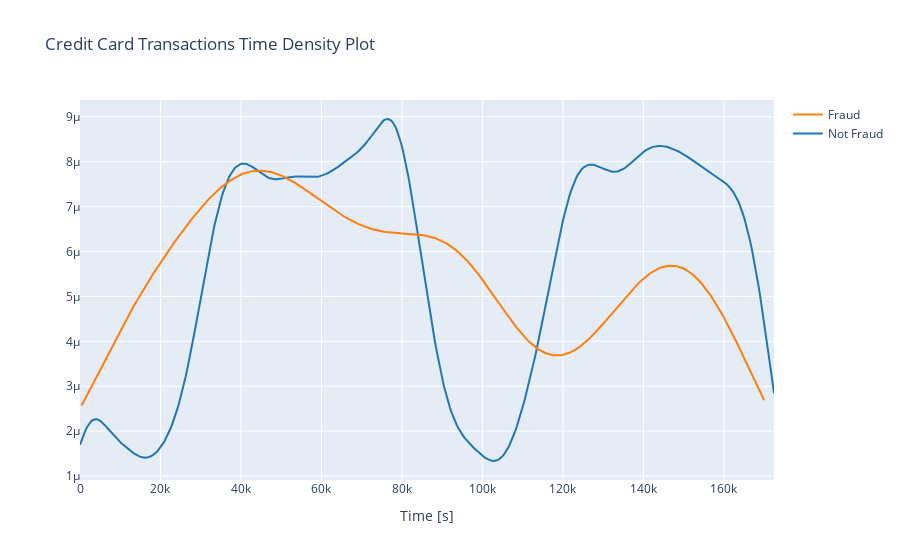

The notebook cell saved with this chart:
### Markdown cell above
### Explorations in Time : Fraud Vs Non Fraud

### Code cell
# Separate Time col for both the classes 
class_0 = data.loc[data['Class'] == 0]["Time"]
class_1 = data.loc[data['Class'] == 1]["Time"]

hist_data = [class_0, class_1]
group_labels = ['Not Fraud', 'Fraud']

fig = ff.create_distplot(hist_data, group_labels, show_hist=False, show_rug=False)
fig['layout'].update(title='Credit Card Transactions Time Density Plot', xaxis=dict(title='Time [s]'))
iplot(fig, filename='dist_only')#

### Figure 1 — Plotly figure (JSON) as saved in the notebook; plotly's stock layout.template omitted (floating-point values rounded to 4 significant figures; data arrays with more than 128 entries replaced by an {"elided": "..."} marker saying what was removed)
{"data": [{"legendgroup": "Not Fraud", "marker": {"color": "rgb(31, 119, 180)"}, "mode": "lines", "name": "Not Fraud", "showlegend": true, "type": "scatter", "x": {"elided": "500 float values"}, "xaxis": "x", "y": {"elided": "500 float values"}, "yaxis": "y"}, {"legendgroup": "Fraud", "marker": {"color": "rgb(255, 127, 14)"}, "mode": "lines", "name": "Fraud", "showlegend": true, "type": "scatter", "x": {"elided": "500 float values"}, "xaxis": "x", "y": {"elided": "500 float values"}, "yaxis": "y"}], "layout": {"barmode": "overlay", "hovermode": "closest", "legend": {"traceorder": "reversed"}, "title": {"text": "Credit Card Transactions Time Density Plot"}, "xaxis": {"anchor": "y2", "domain": [0, 1], "title": {"text": "Time [s]"}, "zeroline": false}, "yaxis": {"anchor": "free", "domain": [0, 1], "position": 0}}}
